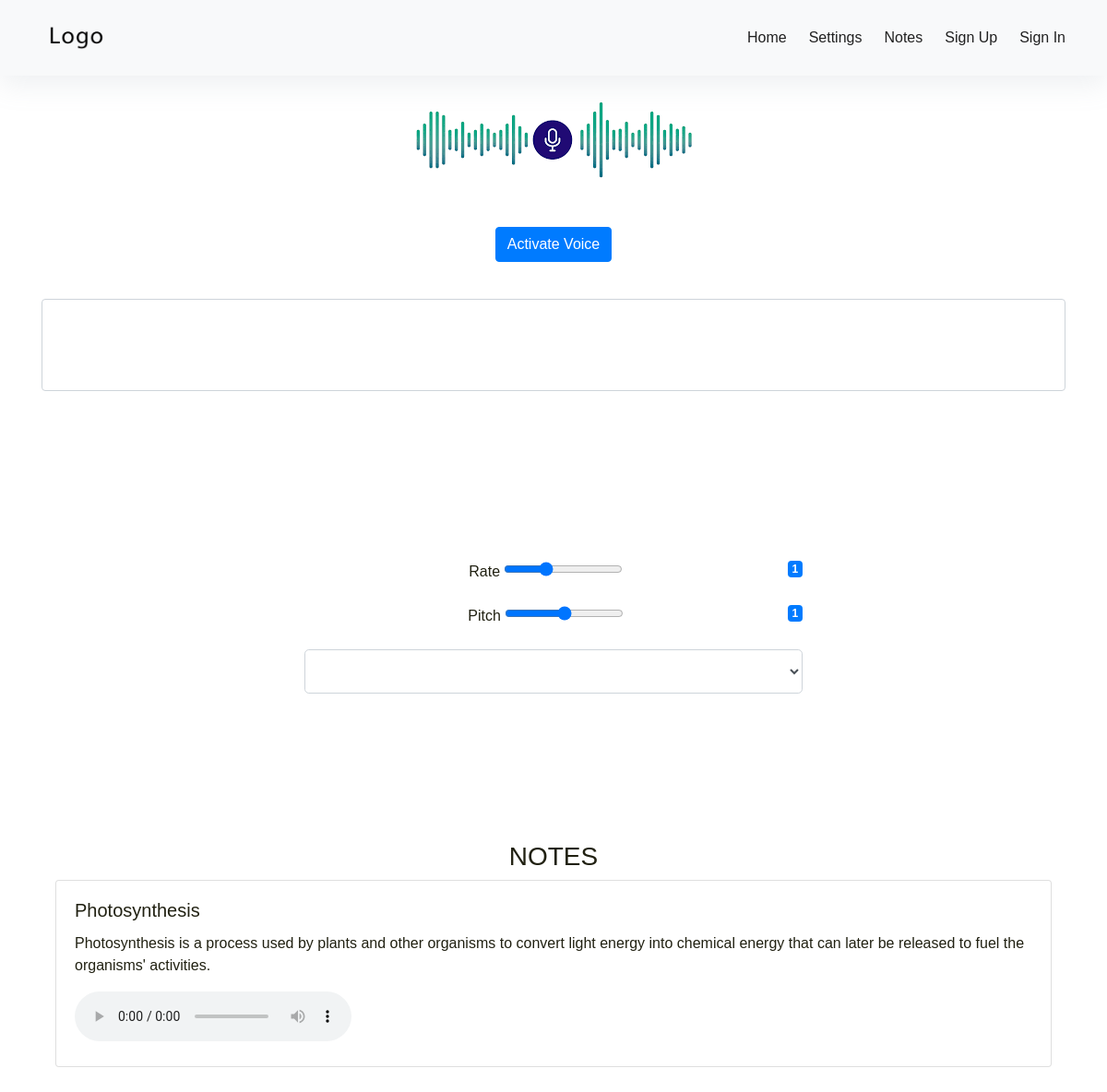
Before: / with the older database file.
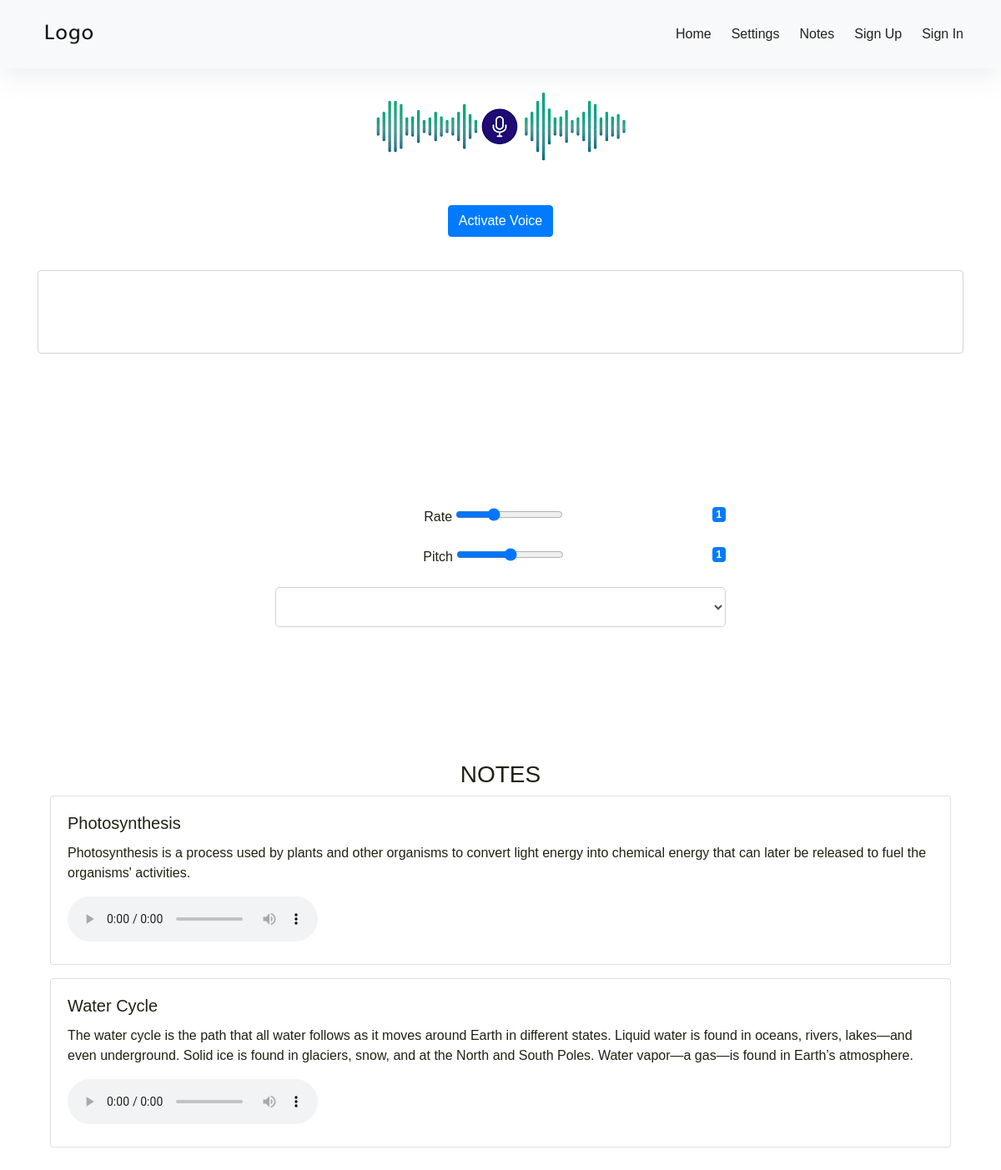
After: the same page with the newer database file.
### notes/models.py (models this page shows, shortened)
class Note(models.Model):
	user  = models.ForeignKey(User,on_delete = models.CASCADE)
	title = models.CharField(max_length=100)
	content = models.TextField()
	date_created = models.DateTimeField(auto_now_add = True)
	date_modified = models.DateTimeField(auto_now = True)

### notes/views.py (the view)
# urls.py: 2. Add a URL to urlpatterns:  path('', views.home, name='home')
def home(request):
	context = {
		'notes':Note.objects.all()
	}
	return render(request,'notes/base.html',context)

### notes/templates/notes/base.html (shortened to what this page needs)
{% load static %}
<!DOCTYPE html>
<html lang="en">
    <head>
        <link rel="stylesheet" href="https://maxcdn.bootstrapcdn.com/bootstrap/4.0.0/css/bootstrap.min.css">
        <link rel="stylesheet" type="text/css" href="{% static 'notes/css/base.css' %}">
    </head>
    <body>
        <div class="navigation-wrap bg-light start-header start-style">
            <div class="container">
                <div class="row">
                    <div class="col-12">
                        <nav class="navbar navbar-expand-md navbar-light">
                            <a class="navbar-brand" href="{% url 'notes-home' %}"><img src="{% static 'notes/images/logo.png' %}" alt=""></a>
                            <div class="collapse navbar-collapse" id="navbarSupportedContent">
                                <ul class="navbar-nav ml-auto py-4 py-md-0">
                                    <li class="nav-item pl-4 pl-md-0 ml-0 ml-md-4">
                                        <a class="nav-link" href="#voice-section">Home</a>
                                    </li>
                                    <li class="nav-item pl-4 pl-md-0 ml-0 ml-md-4">
                                        <a class="nav-link" href="#settings">Settings</a>
                                    </li>
                                    <li class="nav-item pl-4 pl-md-0 ml-0 ml-md-4">
                                        <a class="nav-link" href="#notes-section">Notes</a>
                                    </li>
                                    <li class="nav-item pl-4 pl-md-0 ml-0 ml-md-4">
                                        <a class="nav-link" href="#ourTeam">Sign Up</a>
                                    </li>
                                    <li class="nav-item pl-4 pl-md-0 ml-0 ml-md-4">
                                        <a class="nav-link" href="#meetups">Sign In</a>
                                    </li>
                                </ul>
                            </div>
                        </nav>
                    </div>
                </div>
            </div>
        </div>
        <section id="voice-section" class="py-5">
            <div class="container py-md-4 text-center">
                <img id="voice-section-image" src="{% static 'notes/images/voice.png' %}" class="img-fluid" alt="">
                <div class="last-hit3pvt-inner-content px-lg-5">
                    <div class="buttons mt-md-4 mt-3">
                        <button type ="button" class="btn btn-primary ">Activate Voice</button>
                    </div>
                </div>
                <div class="form-group">
                    <textarea class="form-control" id="message" name="message"></textarea>
                </div>
            </div>
        </section>
        <section id="settings" class="py-5">
            <div class="container py-md-4 text-center">
                <div class="row">
                    <div class="col-md-6 mx-auto">
                    <form>
                        <div class="form-group">
                            <label for="rate">Rate</label>
                            <div id="rate-value" class="badge badge-primary float-right">1</div>
                            <input type="range" id="rate" class="custom-range" min="0.5" max="2" value="1" step="0.1">
                        </div>
                           <div class="form-group">
                            <label for="pitch">Pitch</label>
                            <div id="pitch-value" class="badge badge-primary float-right">1</div>
                            <input type="range" id="pitch" class="custom-range" min="0" max="2" value="1" step="0.1">
                        </div>
                        <div class="form-group">
                            <select id="voice-select" class="form-control form-control-lg" >
                            </select>
                        </div>
                    </form>
                </div>
                </div>
            </div>
        </section>
        <section id="notes-section" class="py-5">
            <div class="container py-md-4">
                <h3 class="text-center">NOTES</h3>
                {% for note in notes %}
                <div class="row mb-3">
                    <div class="container">
                    <div class="col-sm-12">
                        <div class="card">
                            <div class="card-body">
                                <h5 class="card-title">{{note.title}}</h5>
                                <p class="card-text">{{note.content}}</p>
                                <audio controls id="{{note.id}}">
                                    <source src="horse.mp3" type="audio/mpeg">
                                </audio>
                            </div>
                        </div>
                    </div>
                </div>
                </div>
                {% endfor %}
            </div>
        </section>
    </body>
</html>

### notes/static/notes/css/base.css (style rules this page uses)
html { scroll-behavior: smooth; }
body { font-family: 'Poppins', sans-serif; font-size: 16px; line-height: 24px; font-weight: 400; color: #212112; background-position: center; background-repeat: repeat; background-size: 7%; background-color: #fff; overflow-x: hidden; transition: all 200ms linear; }
.start-header { opacity: 1; transform: translateY(0); padding: 10px 0; box-shadow: 0 10px 30px 0 rgba(138, 155, 165, 0.15); -webkit-transition : all 0.3s ease-out; transition : all 0.3s ease-out; }
.navigation-wrap { position: fixed; width: 100%; top: 0; left: 0; z-index: 1000; -webkit-transition : all 0.3s ease-out; transition : all 0.3s ease-out; }
.navbar { padding: 0; }
.navbar-brand img { height: 52px; margin-left: -40px; width: auto; display: block; -webkit-transition : all 0.3s ease-out; transition : all 0.3s ease-out; }
.nav-link { color: #212121 !important; font-weight: 500; transition: all 200ms linear; }
.nav-link { position: relative; padding: 5px 0 !important; display: inline-block; }
.nav-item:after { position: absolute; bottom: -5px; left: 0; width: 100%; height: 2px; content: ''; background-color: #3399ff; opacity: 0; transition: all 200ms linear; }
.nav-item { position: relative; transition: all 200ms linear; }
textarea { width: 50%; border: none; border-radius: 20px; outline: none; padding: 10px; font-family: 'Sniglet', cursive; font-size: 1em; color: #676767; transition: border 0.5s; -webkit-transition: border 0.5s; -moz-transition: border 0.5s; -o-transition: border 0.5s; border: solid 3px #98d4f3; -webkit-box-sizing:border-box; -moz-box-sizing:border-box; box-sizing:border-box; }
textarea { height: 100px; resize: none; overflow: auto; margin:40px 0px; }

Changed rows visible on the page:
added Note: title "Water Cycle", content "The water cycle is the path that all water follows as it moves around Earth in different states. Liquid water is found in oceans, rivers, lakes—and even underground. Solid ice is found in glaciers, snow, and at the North and South Poles. Water vapor—a gas—is found in Earth’s atmosphere."
